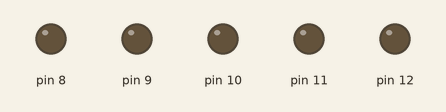
Recording of a sketch running on a simulated Arduino Uno, built with avr-gcc and run on an emulated ATmega328P. Parts: output pins drawn as LEDs (lit = HIGH).

Above: at 0.5 s.
At 1.5 s:
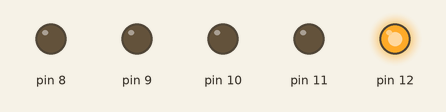
At 3.5 s:
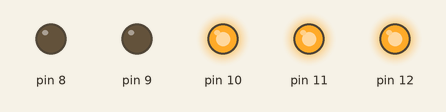
At 6.0 s:
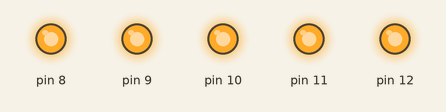
At 10.5 s:
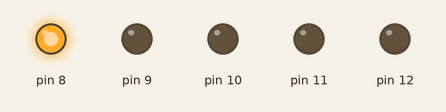
At 14.5 s:
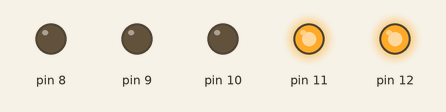
Timing chart, 0 to 15.6 s (numbered marks = the images above):
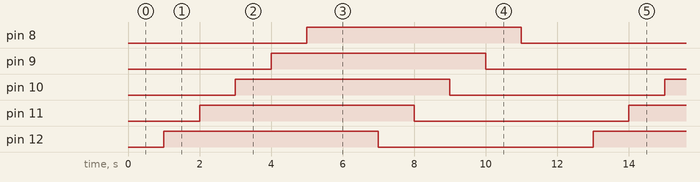

Measured:
- by itself, pin 8–12: alternates HIGH for 6.0 s and LOW for 6.0 s
- by itself, everything shown: repeats every 12.0 s, in 10 steps

The sketch:

sketch.ino
```cpp
void setup()
{
  for(int pin = 8; pin <= 12; ++pin)
  {
    pinMode(pin, OUTPUT);
  }
}

void loop()
{

  for(int pin = 13; pin >= 8; --pin){
    digitalWrite(pin, HIGH);
    delay(1000);
  }

  for(int pin = 13; pin >= 8; --pin){
    digitalWrite(pin, LOW);
    delay(1000);
  }
}
```
